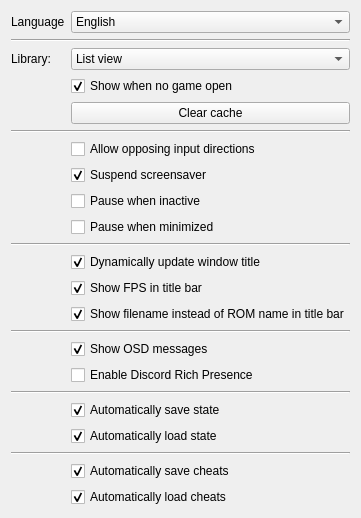
     <widget class="QWidget" name="interface_2">
      <layout class="QFormLayout" name="formLayout_4">
       <item row="0" column="0">
        <widget class="QLabel" name="label_26">
         <property name="text">
          <string>Language</string>
         </property>
        </widget>
       </item>
       <item row="0" column="1">
        <widget class="QComboBox" name="languages">
         <item>
          <property name="text">
           <string>English</string>
          </property>
         </item>
        </widget>
       </item>
       <item row="1" column="0" colspan="2">
        <widget class="Line" name="line_10">
         <property name="orientation">
          <enum>Qt::Horizontal</enum>
         </property>
        </widget>
       </item>
       <item row="2" column="0">
        <widget class="QLabel" name="label_6">
         <property name="text">
          <string>Library:</string>
         </property>
        </widget>
       </item>
       <item row="2" column="1">
        <widget class="QComboBox" name="libraryStyle">
         <item>
          <property name="text">
           <string>List view</string>
          </property>
         </item>
         <item>
          <property name="text">
           <string>Tree view</string>
          </property>
         </item>
        </widget>
       </item>
       <item row="3" column="1">
        <widget class="QCheckBox" name="showLibrary">
         <property name="text">
          <string>Show when no game open</string>
         </property>
         <property name="checked">
          <bool>true</bool>
         </property>
        </widget>
       </item>
       <item row="4" column="1">
        <widget class="QPushButton" name="clearCache">
         <property name="text">
          <string>Clear cache</string>
         </property>
        </widget>
       </item>
       <item row="5" column="0" colspan="2">
        <widget class="Line" name="line_8">
         <property name="orientation">
          <enum>Qt::Horizontal</enum>
         </property>
        </widget>
       </item>
       <item row="6" column="1">
        <widget class="QCheckBox" name="allowOpposingDirections">
         <property name="text">
          <string>Allow opposing input directions</string>
         </property>
        </widget>
       </item>
       <item row="7" column="1">
        <widget class="QCheckBox" name="suspendScreensaver">
         <property name="text">
          <string>Suspend screensaver</string>
         </property>
         <property name="checked">
          <bool>true</bool>
         </property>
        </widget>
       </item>
       <item row="8" column="1">
        <widget class="QCheckBox" name="pauseOnFocusLost">
         <property name="text">
          <string>Pause when inactive</string>
         </property>
        </widget>
       </item>
       <item row="9" column="1">
        <widget class="QCheckBox" name="pauseOnMinimize">
         <property name="text">
          <string>Pause when minimized</string>
         </property>
        </widget>
       </item>
       <item row="10" column="0" colspan="2">
        <widget class="Line" name="line_17">
         <property name="orientation">
          <enum>Qt::Horizontal</enum>
         </property>
        </widget>
       </item>
       <item row="11" column="1">
        <widget class="QCheckBox" name="dynamicTitle">
         <property name="text">
          <string>Dynamically update window title</string>
         </property>
         <property name="checked">
          <bool>true</bool>
         </property>
        </widget>
       </item>
       <item row="13" column="1">
        <widget class="QCheckBox" name="showFilename">
         <property name="text">
          <string>Show filename instead of ROM name in title bar</string>
         </property>
         <property name="checked">
          <bool>true</bool>
         </property>
        </widget>
       </item>
       <item row="15" column="1">
        <widget class="QCheckBox" name="showOSD">
         <property name="text">
          <string>Show OSD messages</string>
         </property>
         <property name="checked">
          <bool>true</bool>
         </property>
        </widget>
       </item>
       <item row="16" column="1">
        <widget class="QCheckBox" name="useDiscordPresence">
         <property name="text">
          <string>Enable Discord Rich Presence</string>
         </property>
        </widget>
       </item>
       <item row="17" column="0" colspan="2">
        <widget class="Line" name="line_13">
         <property name="orientation">
          <enum>Qt::Horizontal</enum>
         </property>
        </widget>
       </item>
       <item row="18" column="1">
        <widget class="QCheckBox" name="autosave">
         <property name="text">
          <string>Automatically save state</string>
         </property>
         <property name="checked">
          <bool>true</bool>
         </property>
        </widget>
       </item>
       <item row="19" column="1">
        <widget class="QCheckBox" name="autoload">
         <property name="text">
          <string>Automatically load state</string>
         </property>
         <property name="checked">
          <bool>true</bool>
         </property>
        </widget>
       </item>
       <item row="20" column="0" colspan="2">
        <widget class="Line" name="line_16">
         <property name="orientation">
          <enum>Qt::Horizontal</enum>
         </property>
        </widget>
       </item>
       <item row="21" column="1">
        <widget class="QCheckBox" name="cheatAutosave">
         <property name="text">
          <string>Automatically save cheats</string>
         </property>
         <property name="checked">
          <bool>true</bool>
         </property>
        </widget>
       </item>
       <item row="22" column="1">
        <widget class="QCheckBox" name="cheatAutoload">
         <property name="text">
          <string>Automatically load cheats</string>
         </property>
         <property name="checked">
          <bool>true</bool>
         </property>
        </widget>
       </item>
       <item row="12" column="1">
        <widget class="QCheckBox" name="showFps">
         <property name="text">
          <string>Show FPS in title bar</string>
         </property>
         <property name="checked">
          <bool>true</bool>
         </property>
        </widget>
       </item>
       <item row="14" column="0" colspan="2">
        <widget class="Line" name="line_18">
         <property name="orientation">
          <enum>Qt::Horizontal</enum>
         </property>
        </widget>
       </item>
      </layout>
     </widget>
